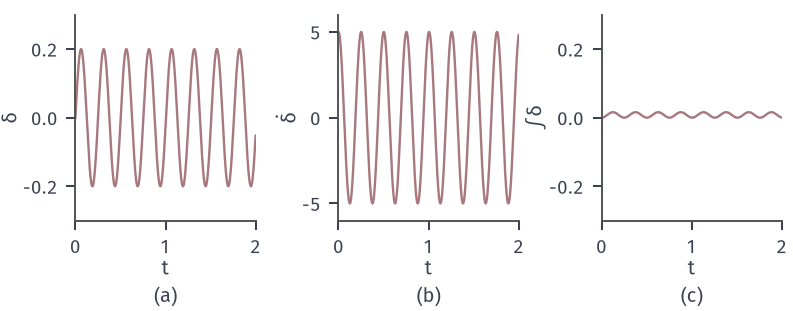

This chart was generated by the following Python code:
from pathlib import Path
import sys
sys.path.insert(0, str(Path(__file__).resolve().parents[1]/"ivp-common"))
from ivp_common import *
HERE = Path(__file__).resolve().parent

# 目标：高频小扰动的导数巨大，积分很小。epsilon=0.2。
fig, axes = figure(width_mm=112, height_mm=44, ncols=3)
panel(fig, .095, .985, .95, .29, .46)
a, b, c = axes
e = .2
t = np.linspace(0, 2, 8000)
a.plot(t, e*np.sin(t/e**2), color=RED, lw=.95); a.set_ylim(-.3, .3); a.set_yticks([-.2, 0, .2]); a.set_ylabel('$\\delta$', labelpad=1)
b.plot(t, np.cos(t/e**2)/e, color=RED, lw=.95); b.set_ylim(-6, 6); b.set_yticks([-5, 0, 5]); b.set_ylabel('$\\dot{\\delta}$', labelpad=1)
c.plot(t, e**3*(1 - np.cos(t/e**2)), color=RED, lw=.95); c.set_ylim(-.3, .3); c.set_yticks([-.2, 0, .2]); c.set_ylabel('$\\int\\delta$', labelpad=1)
for ax in axes:
    ax.set_xlim(0, 2); ax.set_xticks([0, 1, 2]); ax.set_xlabel('$t$', labelpad=1)
tags(fig, axes)
save(fig, HERE, 'figure', {'epsilon': e, 'delta': 'e sin(t/e^2)'})
